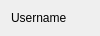
<?xml version="1.0" encoding="UTF-8"?>
<ui version="4.0">
 <class>ViewLike</class>
 <widget class="QWidget" name="ViewLike">
  <property name="geometry">
   <rect>
    <x>0</x>
    <y>0</y>
    <width>100</width>
    <height>34</height>
   </rect>
  </property>
  <property name="windowTitle">
   <string>Form</string>
  </property>
  <layout class="QVBoxLayout" name="verticalLayout">
   <item>
    <widget class="QLabel" name="usernameLabel">
     <property name="text">
      <string>Username</string>
     </property>
    </widget>
   </item>
  </layout>
 </widget>
 <resources/>
 <connections/>
</ui>
